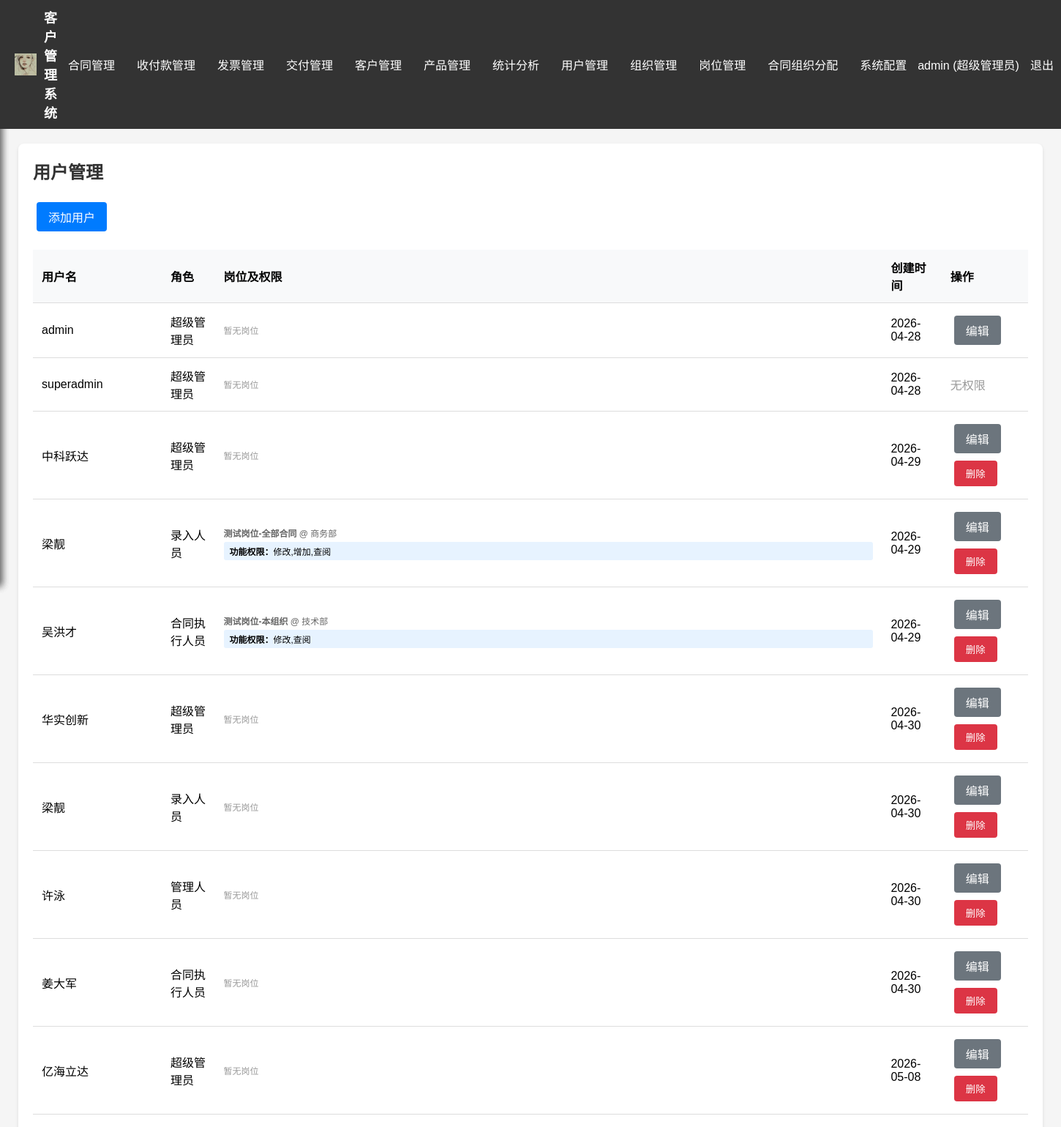
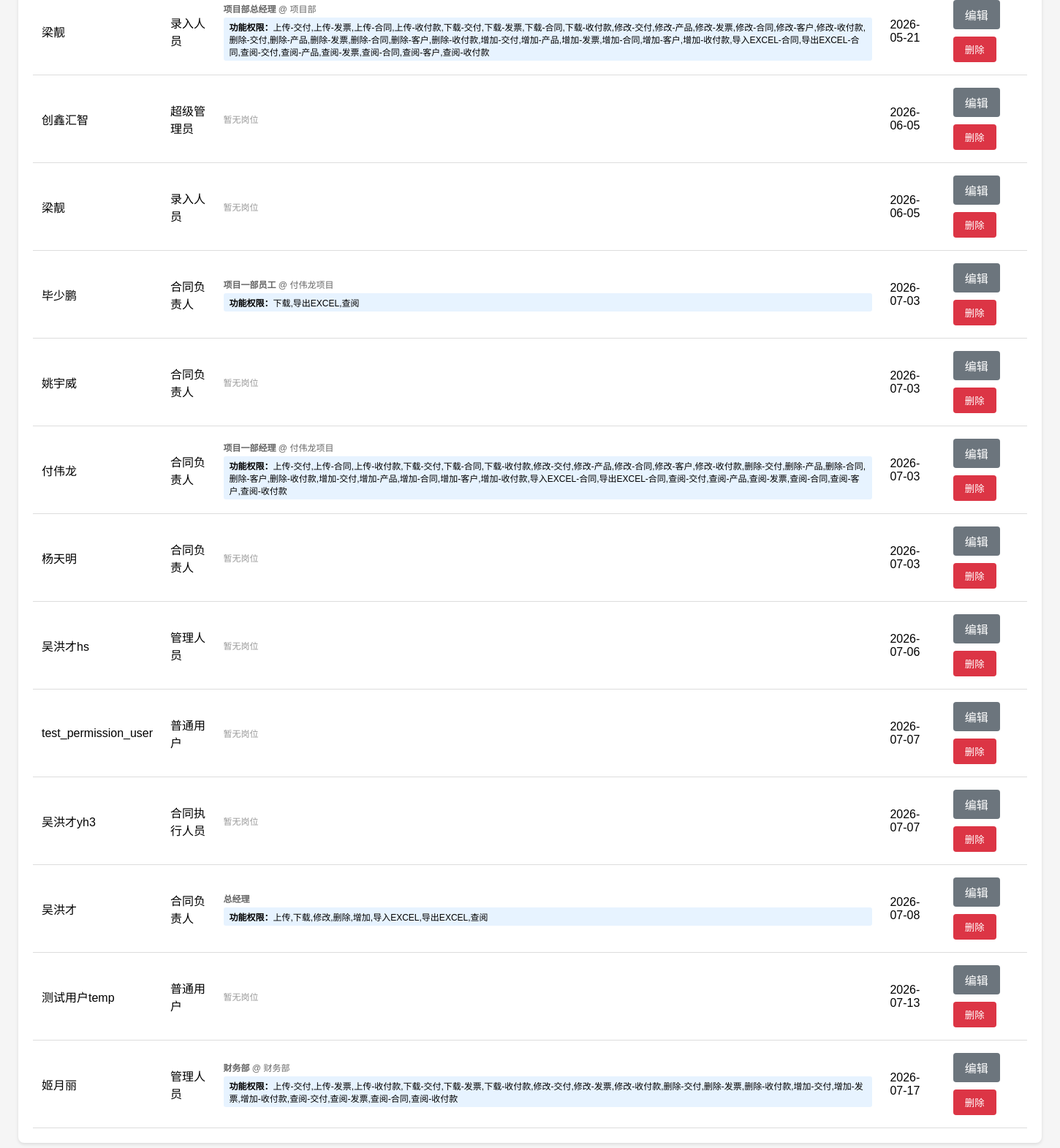
Screenshot of /users (signed in) with the database file from the repository (2 pictures, top to bottom).
### models.py (models this page shows, shortened)
class SysConfig(db.Model):
    id = db.Column(db.Integer, primary_key=True)
    key = db.Column(db.String(100), unique=True, nullable=False)
    value = db.Column(db.String(500))

class User(db.Model):
    id = db.Column(db.Integer, primary_key=True)
    username = db.Column(db.String(50), nullable=False)
    __table_args__ = (db.UniqueConstraint('username', 'customer_id', name='uq_user_username_tenant'),)
    password_hash = db.Column(db.String(200), nullable=False)
    role = db.Column(db.String(50), nullable=False)
    permissions = db.Column(db.String(500))
    created_at = db.Column(db.DateTime, default=datetime.utcnow)
    customer_id = db.Column(db.Integer, db.ForeignKey('tenant_customer.id'), nullable=True)
    organization_id = db.Column(db.Integer, db.ForeignKey('organization.id'), nullable=True)

class Position(db.Model):
    id = db.Column(db.Integer, primary_key=True)
    name = db.Column(db.String(100), nullable=False)  # 岗位名称：如"项目经理"
    description = db.Column(db.String(500))
    customer_id = db.Column(db.Integer, db.ForeignKey('tenant_customer.id'), nullable=False)
    function_permissions = db.Column(db.String(500))
    data_scope = db.Column(db.String(50), default='all')
    created_at = db.Column(db.DateTime, default=datetime.utcnow)

class Organization(db.Model):
    id = db.Column(db.Integer, primary_key=True)
    name = db.Column(db.String(200), nullable=False)
    description = db.Column(db.String(500))
    parent_id = db.Column(db.Integer, db.ForeignKey('organization.id'), nullable=True)
    customer_id = db.Column(db.Integer, db.ForeignKey('tenant_customer.id'), nullable=False)
    permissions = db.Column(db.String(500))  # 新增：组织权限（增加,删除,修改,查阅,上传,下载）
    is_virtual = db.Column(db.Boolean, default=False)  # 虚拟组织（临时项目组）
    created_at = db.Column(db.DateTime, default=datetime.utcnow)
    children = db.relationship('Organization', backref=db.backref('parent', remote_side=[id]), lazy=True)
    members = db.relationship('User', backref='organization', lazy=True)

### app.py (the view)
@app.route('/users')
@login_required
def users():
    if session.get('role') != '超级管理员':
        flash('权限不足', 'warning')
        return redirect(url_for('index'))
    if is_superadmin():
        flash('请在租户管理界面管理各租户的用户', 'warning')
        return redirect(url_for('tenant_management'))
    customer_id = get_current_customer_id()
    if customer_id is not None:
        users = User.query.filter(User.customer_id == customer_id).all()
    else:
        tenant_id = request.args.get('tenant_id')
        if tenant_id:
            users = User.query.filter(User.customer_id == int(tenant_id)).all()
        else:
            users = User.query.all()
    tenants = TenantCustomer.query.all() if is_superadmin() else []
    users_position_info = {}
    for user in users:
        position_perms = get_user_position_permissions_info(user.id)
        users_position_info[user.id] = position_perms
    return render_template('users.html', users=users, is_superadmin=is_superadmin(),
                         is_customer_admin=is_customer_admin(), tenants=tenants,
                         users_position_info=users_position_info)

### app.py (called while the page is built)
def is_superadmin():
    return session.get('username') == 'superadmin'

def get_current_customer_id():
    if 'user_id' not in session:
        return None
    user = db.session.get(User, session['user_id'])
    return user.customer_id if user else None

def is_customer_admin():
    if 'user_id' not in session:
        return False
    user = db.session.get(User, session['user_id'])
    return user and user.role == '超级管理员' and user.customer_id is not None

def login_required(f):
    @wraps(f)
    def decorated_function(*args, **kwargs):
        if 'user_id' not in session:
            flash('请先登录', 'warning')
            return redirect(url_for('login'))
        return f(*args, **kwargs)
    return decorated_function

### templates/users.html (shortened to what this page needs)
{% extends "base.html" %}
{% block content %}
<h2>用户管理</h2>
<a href="{{ url_for('new_user') }}" class="btn btn-primary">添加用户</a>
<table>
    <thead>
        <tr>
            <th>用户名</th>
            <th>角色</th>
            <th>岗位及权限</th>
            <th>创建时间</th>
            <th>操作</th>
        </tr>
    </thead>
    <tbody>
        {% for user in users %}
        <tr>
            <td>{{ user.username }}</td>
            <td>{{ user.role }}</td>
            <td>
                {% set pos_info = users_position_info.get(user.id, {'positions': [], 'merged_permissions': ''}) %}
                {% if pos_info['positions'] %}
                    <div style="margin-bottom:4px;">
                        {% for pos in pos_info['positions'] %}
                        <div style="font-size:12px;color:#666;margin-bottom:2px;">
                            <strong>{{ pos['name'] }}</strong>
                            {% if pos['organization'] %} @ {{ pos['organization'] }}{% endif %}
                        </div>
                        {% endfor %}
                    </div>
                    <div style="background:#e7f3ff;padding:4px 8px;border-radius:3px;font-size:12px;">
                        <strong>功能权限：</strong>{{ pos_info['merged_permissions'] or '无' }}
                    </div>
                {% else %}
                    <span style="color:#999;font-size:12px;">暂无岗位</span>
                {% endif %}
            </td>
            <td>{{ user.created_at.strftime('%Y-%m-%d') }}</td>
            <td>
                {% if user.username == 'superadmin' and session.get('username') != 'superadmin' %}
                <span style="color:#999;">无权限</span>
                {% else %}
                <a href="{{ url_for('edit_user', id=user.id) }}" class="btn btn-secondary">编辑</a>
                {% if user.username not in ['admin', 'superadmin'] %}
                <form method="POST" action="{{ url_for('delete_user', id=user.id) }}" style="display:inline;">
                    <button type="submit" class="btn btn-danger" onclick="return confirm('确定删除？')">删除</button>
                </form>
                {% endif %}
                {% endif %}
            </td>
        </tr>
        {% endfor %}
    </tbody>
</table>
{% endblock %}

### templates/base.html (shortened to what this page needs)
<!DOCTYPE html>
<html lang="zh-CN">
<head>
    <link rel="stylesheet" href="https://cdn.jsdelivr.net/npm/flatpickr/dist/flatpickr.min.css">
</head>
<body>
    <div class="top-nav">
        <div class="logo">
            {% if company_logo_file %}<img src="{{ url_for('static', filename=company_logo_file) }}" alt="logo">{% endif %}
            {% if company_name %}{{ company_name }} - {% endif %}{{ system_name|default('客户管理系统') }}
        </div>
        <ul class="top-menu">
            {% if session.username == 'superadmin' %}
            <li><a href="{{ url_for('tenant_management') }}">租户管理</a></li>
            <li><a href="{{ url_for('sysconfig') }}">系统配置</a></li>
            {% else %}
            <li id="contractMenu">
                <a href="{{ url_for('index') }}">合同管理</a>
            </li>
            <li id="paymentMenu">
                <a href="{{ url_for('payments_list') }}">收付款管理</a>
            </li>
            <li id="invoiceMenu">
                <a href="{{ url_for('invoices_list') }}">发票管理</a>
            </li>
            <li id="deliveryMenu">
                <a href="{{ url_for('deliveries_list') }}">交付管理</a>
            </li>
            <li id="customerMenu">
                <a href="{{ url_for('customers') }}">客户管理</a>
            </li>
            <li id="productMenu">
                <a href="{{ url_for('products') }}">产品管理</a>
            </li>
            <li><a href="{{ url_for('statistics') }}">统计分析</a></li>
            {% if session.role == '超级管理员' %}
            <li><a href="{{ url_for('users') }}">用户管理</a></li>
            <li><a href="{{ url_for('organizations') }}">组织管理</a></li>
            <li><a href="{{ url_for('positions') }}">岗位管理</a></li>
            <li><a href="{{ url_for('contract_organization_assignment') }}">合同组织分配</a></li>
            <li><a href="{{ url_for('sysconfig') }}">系统配置</a></li>
            {% endif %}
            {% endif %}
        </ul>
        <div class="user-info">
            <span>{{ session.username }} ({{ session.role }})</span>
            <a href="{{ url_for('logout') }}">退出</a>
        </div>
    </div>
    <main class="main-content">
        <div class="container">
            {% block content %}{% endblock %}
        </div>
    </main>
</body>
</html>

### templates/base.html (style rules this page uses)
* { margin: 0; padding: 0; box-sizing: border-box; }
body { font-family: Arial, sans-serif; background: #f5f5f5; }
.top-nav { background: #333; padding: 10px 20px; display: flex; align-items: center; position: relative; z-index: 100; }
.top-nav .logo { color: white; font-size: 18px; font-weight: bold; margin-right: auto; display: flex; align-items: center; }
.top-nav .logo img { height: 30px; margin-right: 10px; }
.top-menu { display: flex; align-items: center; gap: 0; flex: 1; }
.top-menu > li { list-style: none; position: relative; }
.top-menu > li > a { display: block; padding: 10px 15px; color: white; text-decoration: none; white-space: nowrap; cursor: pointer; }
.user-info { display: flex; align-items: center; gap: 15px; margin-left: auto; }
.user-info span, .user-info a { color: white; text-decoration: none; white-space: nowrap; }
.main-content { padding: 20px; transition: margin-left 0.3s ease; }
.container { max-width: 1400px; margin: 0 auto; background: white; padding: 20px; border-radius: 8px; box-shadow: 0 2px 4px rgba(0,0,0,0.1); }
h1, h2 { color: #333; margin-bottom: 20px; }
.btn { padding: 8px 16px; border: none; border-radius: 4px; cursor: pointer; text-decoration: none; display: inline-block; margin: 5px; }
.btn-primary { background: #007bff; color: white; }
.btn-secondary { background: #6c757d; color: white; }
.btn-danger { background: #dc3545; color: white; }
table { width: 100%; border-collapse: collapse; margin-top: 20px; }
th, td { padding: 12px; text-align: left; border-bottom: 1px solid #ddd; }
th { background: #f8f9fa; font-weight: bold; }

### rows the page displays
SysConfig: value (picture)
User: username "admin", role "超级管理员", shows "暂无岗位", created_at "2026-04-28"
User: username "superadmin", role "超级管理员", shows "暂无岗位", created_at "2026-04-28", shows "无权限"
User: username "中科跃达", role "超级管理员", shows "暂无岗位", created_at "2026-04-29"
User: username "梁靓", role "录入人员", pos_info "修改,增加,查阅", created_at "2026-04-29"
Position: name "测试岗位-全部合同"
Organization: organization "商务部"
User: username "吴洪才", role "合同执行人员", pos_info "修改,查阅", created_at "2026-04-29"
Position: name "测试岗位-本组织"
Organization: organization "技术部"
User: username "华实创新", role "超级管理员", shows "暂无岗位", created_at "2026-04-30"
User: username "梁靓", role "录入人员", shows "暂无岗位", created_at "2026-04-30"
User: username "许泳", role "管理人员", shows "暂无岗位", created_at "2026-04-30"
User: username "姜大军", role "合同执行人员", shows "暂无岗位", created_at "2026-04-30"
User: username "亿海立达", role "超级管理员", shows "暂无岗位", created_at "2026-05-08"
User: username "梁靓", role "录入人员", pos_info "上传-交付,上传-发票,上传-合同,上传-收付款,下载-交付,下载-发票,下载-合同,下载-收付款,修改-交付,修改-产品,修改-发票,修改-合同,修改-客户,修改-收付款,删除-交付,删除-产品,删除-发票,删除-合同,删除-客户,删除-收付款,增加-交付,增加-产品,增加-发票,增加-合同,增加-客户,增加-收付款,导入EXCEL-合同,导出EXCEL-合同,查阅-交付,查阅-产品,查阅-发票,查阅-合同,查阅-客户,查阅-收付款", created_at "2026-05-21"
Position: name "项目部总经理"
Organization: organization "项目部"
User: username "创鑫汇智", role "超级管理员", shows "暂无岗位", created_at "2026-06-05"
User: username "梁靓", role "录入人员", shows "暂无岗位", created_at "2026-06-05"
User: username "毕少鹏", role "合同负责人", pos_info "下载,导出EXCEL,查阅", created_at "2026-07-03"
Position: name "项目一部员工"
Organization: organization "付伟龙项目" "付伟龙项目"
User: username "姚宇威", role "合同负责人", shows "暂无岗位", created_at "2026-07-03"
User: username "付伟龙", role "合同负责人", pos_info "上传-交付,上传-合同,上传-收付款,下载-交付,下载-合同,下载-收付款,修改-交付,修改-产品,修改-合同,修改-客户,修改-收付款,删除-交付,删除-产品,删除-合同,删除-客户,删除-收付款,增加-交付,增加-产品,增加-合同,增加-客户,增加-收付款,导入EXCEL-合同,导出EXCEL-合同,查阅-交付,查阅-产品,查阅-发票,查阅-合同,查阅-客户,查阅-收付款", created_at "2026-07-03"
Position: name "项目一部经理"
User: username "杨天明", role "合同负责人", shows "暂无岗位", created_at "2026-07-03"
User: username "吴洪才hs", role "管理人员", shows "暂无岗位", created_at "2026-07-06"
User: username "test_permission_user", role "普通用户", shows "暂无岗位", created_at "2026-07-07"
User: username "吴洪才yh3", role "合同执行人员", shows "暂无岗位", created_at "2026-07-07"
User: username "吴洪才", role "合同负责人", pos_info "上传,下载,修改,删除,增加,导入EXCEL,导出EXCEL,查阅", created_at "2026-07-08"
Position: name "总经理"
User: username "测试用户temp", role "普通用户", shows "暂无岗位", created_at "2026-07-13"
User: username "姬月丽", role "管理人员", pos_info "上传-交付,上传-发票,上传-收付款,下载-交付,下载-发票,下载-收付款,修改-交付,修改-发票,修改-收付款,删除-交付,删除-发票,删除-收付款,增加-交付,增加-发票,增加-收付款,查阅-交付,查阅-发票,查阅-合同,查阅-收付款", created_at "2026-07-17"
Position: name "财务部"
Organization: organization "财务部"

### other values shown
{{ system_name|default('客户管理系统') }} "客户管理系统"
{{ session.role }} "超级管理员"
